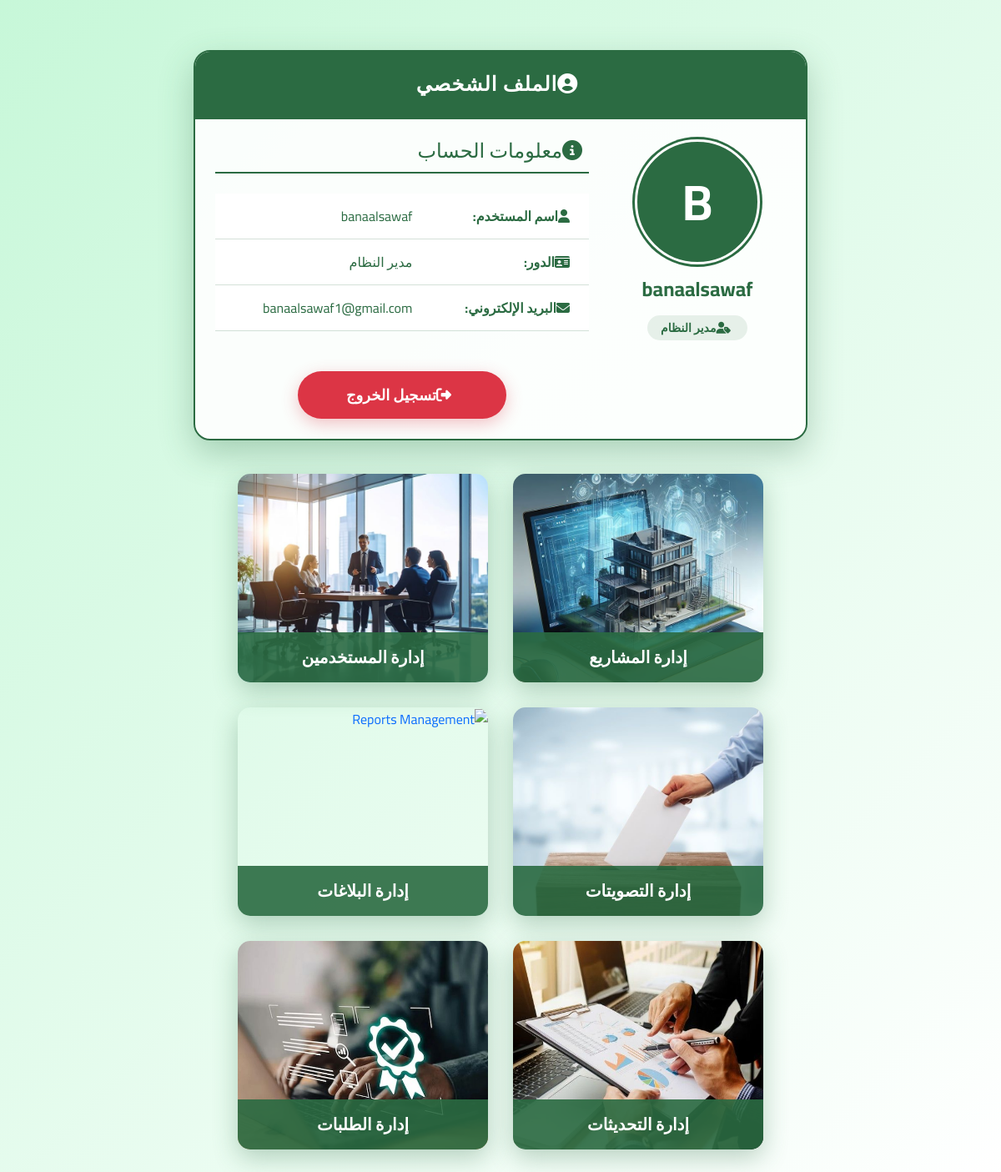
The page /accounts/profile/ (signed in) on the database its author committed.
### accounts/models.py (models this page shows, shortened)
class User(AbstractUser):
    ROLE_CHOICES = [
        ('citizen', 'مواطن'),
        ('organization', 'منظمة'),
        ('contractor', 'متعهد'),
        ('system_admin', 'مدير النظام'),
    ]
    role = models.CharField(max_length=20, choices=ROLE_CHOICES, default='citizen')
    phone_number = models.CharField(max_length=15, blank=False, null=False)
    document = models.ImageField(upload_to='user_documents/', blank=True, null=True)
    is_deleted = models.BooleanField(default=False, verbose_name='محذوف نهائياً')

### accounts/views.py (the view)
# urls.py: path('profile/', views.profile_view, name='profile'),
@login_required
def profile_view(request):
    user = request.user
    return render(request, 'accounts/profile.html', {'user': request.user, 'hide_navbar': True})

### templates/accounts/profile.html (shortened to what this page needs)
{% extends 'base/base.html' %}
{% load static %}
{% block extra_css %}
<link rel="stylesheet" href="{% static 'css/accounts.css' %}">
{% endblock %}
{% block content %}
<div class="profile-page" style="min-height: 100vh; background: linear-gradient(135deg, rgba(78, 231, 134, 0.316) 0%, rgba(255, 255, 255, 0.9) 100%); padding-top: 20px;">
    <div class="container mt-0 pt-4">
        <div class="row justify-content-center">
            <div class="col-md-8">
                <div class="profile-card-custom">
                    <div class="card-header profile-header-custom">
                        <h3 class="mb-0">
                            <i class="fas fa-user-circle me-2"></i>الملف الشخصي
                        </h3>
                    </div>
                    <div class="card-body p-4">
                        <div class="row">
                            <div class="col-md-4 text-center mb-4 mb-md-0">
                                <div class="profile-icon-custom">
                                    <span>{{ user.username|first|upper }}</span>
                                </div>
                                <h4 class="mt-3" style="color: #2b6b42; font-weight: 700;">
                                    {{ user.username }}
                                </h4>
                                <div class="badge rounded-pill px-3 py-2 mt-2"
                                     style="background-color: rgba(43, 107, 66, 0.1); color: #2b6b42; font-size: 14px;">
                                    <i class="fas fa-user-tag me-1"></i>{{ user.get_role_display }}
                                </div>
                            </div>
                            <div class="col-md-8">
                                <h4 class="mb-4" style="color: #2b6b42; border-bottom: 2px solid #2b6b42; padding-bottom: 10px;">
                                    <i class="fas fa-info-circle me-2"></i>معلومات الحساب
                                </h4>
                                <table class="table profile-table">
                                    <tbody>
                                        <tr>
                                            <th scope="row"><i class="fas fa-user me-2"></i>اسم المستخدم:</th>
                                            <td>{{ user.username }}</td>
                                        </tr>
                                        <tr>
                                            <th scope="row"><i class="fas fa-id-card me-2"></i>الدور:</th>
                                            <td>{{ user.get_role_display }}</td>
                                        </tr>
                                        {% if user.role == 'system_admin' %}
        <tr>
            <th scope="row"><i class="fas fa-envelope me-2"></i>البريد الإلكتروني:</th>
            <td>{{ user.email|default:"غير محدد" }}</td>
        </tr>
        {% endif %}
                                    </tbody>
                                </table>
                                <div class="mt-5 text-center">
                                    <button onclick="confirmLogout()" class="btn btn-danger btn-logout-custom">
                                        <i class="fas fa-sign-out-alt me-2"></i>تسجيل الخروج
                                    </button>
                                </div>
                            </div>
                        </div>
                    </div>
                </div>
                {% if user.role == 'system_admin' %}
                <div id="managementSection" class="management-section" style="display: block;">
                    <div class="management-row">
                        <div class="management-item">
                            <a href="{% url 'projects:project_list' %}" class="management-card" id="projectManagement">
                                <img src="{% static 'images/projectManagement.jpg' %}" alt="Project Management">
                                <div class="management-title">إدارة المشاريع</div>
                            </a>
                        </div>
                        <div class="management-item">
                            <a href="{% url 'user_management:user_list' %}" class="management-card" id="userManagement">
                                <img src="{% static 'images/userManagement.jpg' %}" alt="User Management">
                                <div class="management-title">إدارة المستخدمين</div>
                            </a>
                        </div>
                    </div>
                    <div class="management-row">
                        <div class="management-item">
                            <a href="#" class="management-card" id="voteManagement">
                                <img src="{% static 'images/votemanagement1.jpg' %}" alt="Vote Management">
                                <div class="management-title">إدارة التصويتات</div>
                            </a>
                        </div>
                        <div class="management-item">
                            <a href="#" class="management-card" id="reportsManagement">
                                <img src="{% static 'images/reportsManagement.jpg' %}" alt="Reports Management">
                                <div class="management-title">إدارة البلاغات</div>
                            </a>
                        </div>
                    </div>
                    <div class="management-row">
                        <div class="management-item">
                            <a href="#" class="management-card" id="updateManagement">
                <img src="{% static 'images/updateManagement.jpg' %}" alt="Update Management">
                                <div class="management-title">إدارة التحديثات</div>
                            </a>
                        </div>
                        <div class="management-item">
                            <a href="#" class="management-card" id="orderManagement">
                                <img src="{% static 'images/orderManagement.jpg' %}" alt="Order Management">
                                <div class="management-title">إدارة الطلبات</div>
                            </a>
                        </div>
                    </div>
                </div>
                {% endif %}
            </div>
        </div>
    </div>
</div>
{% endblock %}

### static/css/style.css (style rules this page uses)
:root { --primary-color: #2b6b42; --primary-light: #3a8a57; --text-color: #333; --white: #ffffff; }
* { margin: 0; padding: 0; box-sizing: border-box; }
body { font-family: 'Cairo', 'IBM Plex Sans Arabic', sans-serif; direction: rtl; overflow-x: hidden; }

### static/css/accounts.css (style rules this page uses)
.btn-logout-custom { background-color: #dc3545 !important; color: white !important; border: none !important; border-radius: 50px !important; padding: 15px 40px !important; font-size: 18px !important; font-weight: 600 !important; box-shadow: 0 6px 20px rgba(220, 53, 69, 0.3) !important; transition: all 0.3s !important; width: 250px !important; position: relative !important; overflow: hidden !important; }
.btn-logout-custom:before { content: ''; position: absolute; top: 0; left: -100%; width: 100%; height: 100%; background: linear-gradient(90deg, transparent, rgba(255, 255, 255, 0.2), transparent); transition: 0.5s; }
.profile-header-custom h3 { font-size: 24px !important; font-weight: 700 !important; letter-spacing: 1px; }
.profile-card-custom { animation: fadeInUp 0.5s ease-out; }
.profile-page { min-height: 100vh; background: linear-gradient(135deg, rgba(43, 107, 66, 0.05) 0%, rgba(255, 255, 255, 0.9) 100%); padding-top: 20px !important; }
.profile-page .container { margin-top: 0 !important; padding-top: 40px !important; }
.profile-page .profile-card-custom { margin-top: 0 !important; animation: slideDown 0.5s ease-out !important; }
.profile-page .row { margin-top: 0 !important; }
.profile-page .profile-icon-custom { margin-top: 0 !important; }

### templates/accounts/profile.html (style rules this page uses)
.profile-header-custom { background-color: #2b6b42 !important; color: white !important; border-bottom: 2px solid #2b6b42 !important; padding: 25px !important; text-align: center; border-radius: 15px 15px 0 0 !important; }
.profile-card-custom { border: 2px solid #2b6b42 !important; border-radius: 20px !important; overflow: hidden; box-shadow: 0 15px 40px rgba(43, 107, 66, 0.3); background: rgba(255, 255, 255, 0.9); }
.profile-icon-custom { width: 150px; height: 150px; background-color: #2b6b42; border-radius: 50%; display: flex; align-items: center; justify-content: center; margin: 0 auto; border: 3px solid white; box-shadow: 0 0 0 3px #2b6b42; color: white; font-size: 60px; font-weight: bold; }
.profile-table th { color: #2b6b42 !important; font-weight: 700 !important; border-color: rgba(43, 107, 66, 0.2) !important; padding: 15px !important; }
.profile-table td { color: #2b6b42 !important; border-color: rgba(43, 107, 66, 0.2) !important; padding: 15px !important; }
.management-section { margin-top: 40px; display: none; }
.management-row { display: flex; justify-content: center; gap: 30px; margin-bottom: 30px; }
.management-item { width: 300px; height: 250px; }
.management-card { position: relative; border-radius: 15px; overflow: hidden; box-shadow: 0 10px 30px rgba(43, 107, 66, 0.3); transition: all 0.3s; text-decoration: none; display: block; width: 100%; height: 100%; }
.management-card img { width: 100%; height: 100%; object-fit: cover; }
.management-title { position: absolute; bottom: 0; left: 0; right: 0; background: rgba(43, 107, 66, 0.9); color: white; text-align: center; padding: 15px; font-size: 20px; font-weight: 600; }

### rows shown on the page
User: username|first "B", username "banaalsawaf", role "مدير النظام", email "banaalsawaf1@gmail.com"
